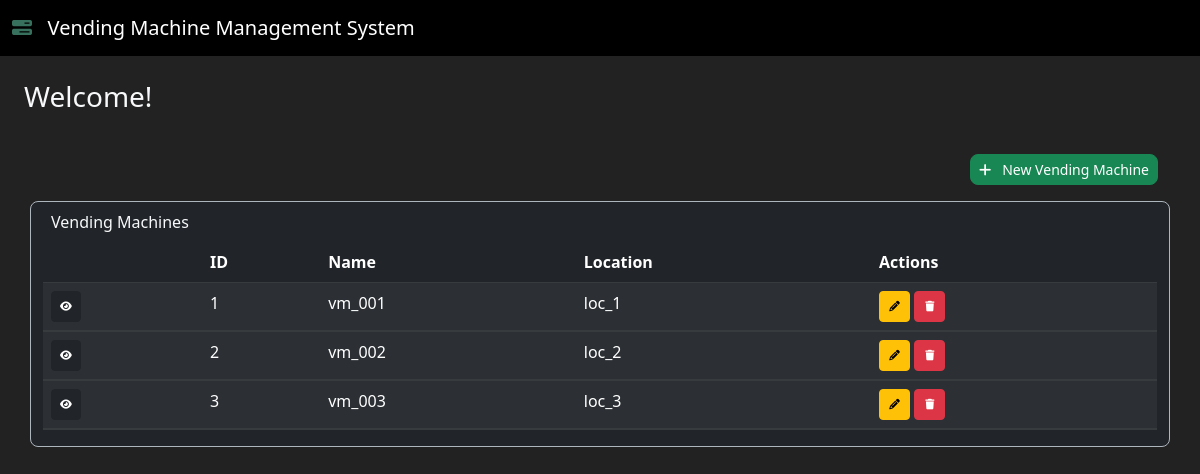
Before: / with the older database file.
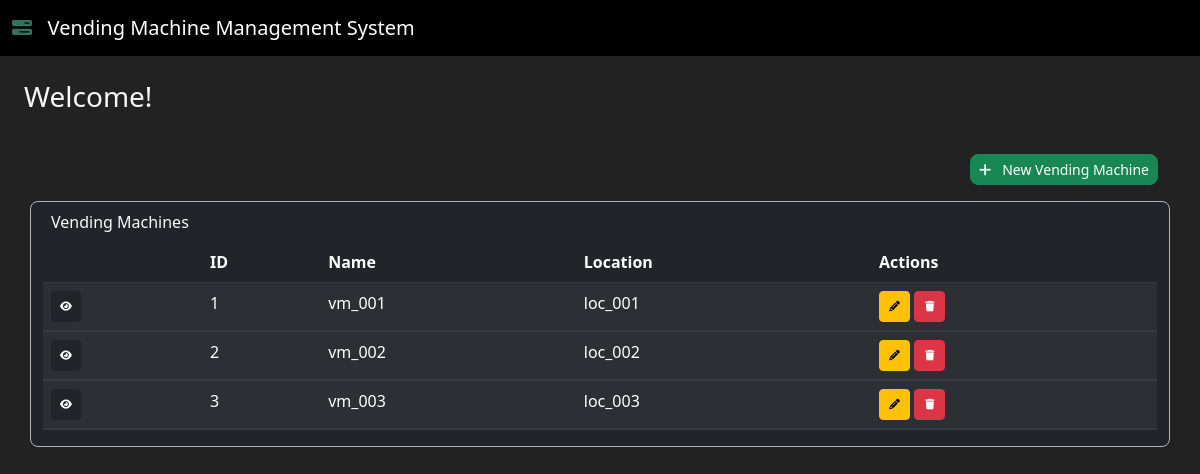
After: the same page with the newer database file.
### models/vending_machine.py (models this page shows, shortened)
class VendingMachine(Base):
    __tablename__ = 'vending_machines'
    id = Column(INTEGER, primary_key=True, autoincrement=True)
    name = Column(VARCHAR(50))
    location = Column(VARCHAR(100))

### app.py (the view)
    @app.route("/")
    def index() -> str:
        vending_machines = utils.get_vending_machines(database_service)
        return render_template(
            'index.html',
            data=[
                (
                    vending_machine,
                    utils.get_product_choices_by_vm_id(database_service, vending_machine.id),
                    utils.get_stocks_by_vm_id(database_service, vending_machine.id)
                )
                for vending_machine in vending_machines
            ]
        )

### database/database_service.py (called while the page is built)
    def get_session(self) -> sessionmaker:
        return self.session

### database/utils.py (called while the page is built)
def get_vending_machines(database_service: DatabaseService) -> list[VendingMachine]:
    session = database_service.get_session()()
    return session.query(VendingMachine).all()

def get_product_choices(database_service: DatabaseService) -> list[Product]:
    session = database_service.get_session()()
    return session.query(Product).all()

def get_product_choices_by_vm_id(database_service: DatabaseService, vm_id: int) -> list[Product]:
    all_product_choices = get_product_choices(database_service)
    current_products = get_stocks_by_vm_id(database_service, vm_id).keys()
    current_products_ids = list(map(lambda product: product.id, current_products))
    return list(filter(
        lambda product_choice: product_choice.id not in current_products_ids,
        all_product_choices
    ))

### models/product.py (called while the page is built)
    def __hash__(self) -> int:
        return hash(self.id)

### templates/index.html (shortened to what this page needs)
{% extends "base.html" %}
{% block content %}
<div class="row">
    <div class="col-12">
        <h3 class="m-4"> Welcome! </h3>
    </div>
</div>
<div class="container" align="right">
    <div class="col-12">
        <a class="btn btn-success btn-sm rounded-3 my-3" type="button" href="/vending_machines/add">
            <i class="fa-solid fa-plus"></i> &nbsp; New Vending Machine
        </a>
    </div>
</div>
<div class="container bg-dark border border-dark-subtle rounded-3">
    <div class="col-12">
        <div class="panel panel-default">
            <div class="panel-heading m-2">
                Vending Machines
            </div>
            <div class="panel-body">
                <table class="table table-dark table-condensed table-striped">
                    <thead>
                    <tr>
                        <th></th>
                        <th>ID</th>
                        <th>Name</th>
                        <th>Location</th>
                        <th>Actions</th>
                    </tr>
                    </thead>
                    <tbody>
                    {% for vm, product_choices, stocks in data %}
                    <tr>
                        <td>
                            <button class="btn btn-dark btn-sm" data-bs-toggle="collapse" data-bs-target="#{{vm.id}}"
                                    class="accordion-toggle">
                            </button>
                        </td>
                        <td>{{ vm.id }}</td>
                        <td>{{ vm.name }}</td>
                        <td>{{ vm.location }}</td>
                        <td>
                            <a class="btn btn-warning btn-sm" type="button" href="/vending_machines/update/{{vm.id}}">
                            </a>
                            <button class="btn btn-danger btn-sm" data-bs-toggle="modal"
                                    data-bs-target="#delete-modal-{{vm.id}}">
                            </button>
                        </td>
                    </tr>
                    <tr>
                        <td class="p-0" colspan="12">
                        </td>
                    </tr>
                    {% endfor %}
                    </tbody>
                </table>
            </div>
        </div>
    </div>
</div>
{% endblock %}

Changed rows visible on the page:
changed VendingMachine "vm_001": location "loc_1" → "loc_001"
changed VendingMachine "vm_002": location "loc_2" → "loc_002"
changed VendingMachine "vm_003": location "loc_3" → "loc_003"
